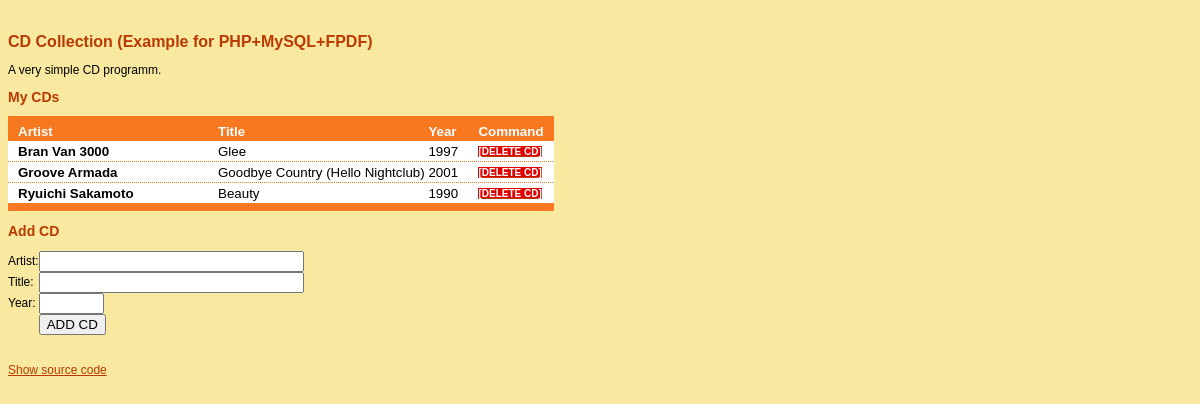
Screenshot of /xampp/cds.php with the database file from the repository.
### tables this page shows
CREATE TABLE IF NOT EXISTS `cds` (
  `titel` varchar(200) DEFAULT NULL,
  `interpret` varchar(200) DEFAULT NULL,
  `jahr` int(11) DEFAULT NULL,
  `id` bigint(20) unsigned NOT NULL AUTO_INCREMENT,
  PRIMARY KEY (`id`)
);

### xampp/lang/en.php (called while the page is built, shortened)
<?php
    $TEXT['global-xampp'] = "XAMPP for Windows";
    $TEXT['global-showcode']="Show source code";
    $TEXT['global-sourcecode']="Source code";
    $TEXT['navi-xampp'] = "XAMPP";
    $TEXT['navi-welcome'] = "Welcome";
    $TEXT['navi-status'] = "Status";
    $TEXT['navi-security'] = "Security";
    $TEXT['navi-doc'] = "Documentation";
    $TEXT['navi-components'] = "Components";
    $TEXT['navi-about'] = "About XAMPP";
    $TEXT['navi-demos'] = "Demos";
    $TEXT['navi-cdcol'] = "CD Collection";
    $TEXT['navi-bio'] = "Biorhythm";
    $TEXT['navi-guest'] = "Guest Book";
    $TEXT['navi-perlenv'] = "MiniPerl";
    $TEXT['navi-iart'] = "Instant Art";
    $TEXT['navi-iart2'] = "Flash Art";
    $TEXT['navi-phonebook'] = "Phone Book";
    $TEXT['navi-perlasp'] = "Perl:ASP";
    $TEXT['navi-pear'] = "Excel_Writer";
    $TEXT['navi-adodb'] = "ADOdb";
    $TEXT['navi-perl'] = "Perl";
    $TEXT['navi-python'] = "Python";
    $TEXT['navi-jsp'] = "Java";
    $TEXT['navi-phpswitch'] = "PHP Switch";
    $TEXT['navi-tools'] = "Tools";
    $TEXT['navi-phpmyadmin'] = "phpMyAdmin";
    $TEXT['navi-webalizer'] = "Webalizer";
    $TEXT['navi-mercury'] = "Mercury Mail";
    $TEXT['navi-filezilla'] = "FileZilla FTP";
    $TEXT['navi-jpgraph'] = "JpGraph";
    $TEXT['navi-specialguest'] = "Current Guest";
    $TEXT['navi-guest1'] = "FCKeditor";
    $TEXT['navi-languages'] = "Languages";
    $TEXT['navi-english'] = "English";
    $TEXT['navi-german'] = "Deutsch";
    $TEXT['navi-french'] = "Francais";
    $TEXT['navi-dutch'] = "Nederlands";
    $TEXT['navi-polish'] = "Polski";
    $TEXT['navi-slovenian'] = "Slovene";
    $TEXT['navi-italian'] = "Italiano";
    $TEXT['navi-norwegian'] = "Norsk";
    $TEXT['navi-spanish'] = "Espa&ntilde;ol";
    $TEXT['navi-chinese'] = "&#20013;&#25991;";
    $TEXT['navi-portuguese'] = "Portugu&ecirc;s";
    $TEXT['navi-portuguese-brasil'] = "Portugu&ecirc;s (Brasil)";
    $TEXT['navi-japanese'] = "&#26085;&#26412;&#35486;";
    $TEXT['status-head'] = "XAMPP Status";
    $TEXT['status-text1'] = "This page offers you one page to view all information about what's running and working, and what isn't working.";
    $TEXT['status-text2'] = "Some changes to the configuration may sometimes cause false negatives. All reports viewed with SSL (https://localhost) do not function!";
    $TEXT['status-mysql'] = "MySQL database";
    $TEXT['status-ssl'] = "HTTPS (SSL)";
    $TEXT['status-php'] = "PHP";
    $TEXT['status-perl'] = "Perl with mod_perl";
    $TEXT['status-asp'] = "Apache::ASP";
    $TEXT['status-cgi'] = "Common Gateway Interface (CGI)";
    $TEXT['status-ssi'] = "Server Side Includes (SSI)";
    $TEXT['status-ipv4'] = "IPv4";
    $TEXT['status-ipv6'] = "IPv6";
    $TEXT['status-python'] = "Python with mod_python";
?>

### xampp/cds.php (the view, shortened to what this page needs)
<!DOCTYPE HTML PUBLIC "-//W3C//DTD HTML 4.01 Transitional//EN"
    "http://www.w3.org/TR/html4/loose.dtd">
<html>
    <head>
        <link href="xampp.css" rel="stylesheet" type="text/css">
    </head>
    <body>
        <br><h1><?php echo $TEXT['cds-head-fpdf']; ?></h1>
        <p><?php echo $TEXT['cds-text1']; ?></p>
        <h2><?php echo $TEXT['cds-head1']; ?></h2>
        <table border="0" cellpadding="0" cellspacing="0">
            <tr bgcolor="#f87820">
                <td><img src="img/blank.gif" alt="" width="10" height="25"></td>
                <td class=tabhead><img src="img/blank.gif" alt="" width="200" height="6"><br><b><?php echo $TEXT['cds-attrib1']; ?></b></td>
                <td class=tabhead><img src="img/blank.gif" alt="" width="200" height="6"><br><b><?php echo $TEXT['cds-attrib2']; ?></b></td>
                <td class=tabhead><img src="img/blank.gif" alt="" width="50" height="6"><br><b><?php echo $TEXT['cds-attrib3']; ?></b></td>
                <td class=tabhead><img src="img/blank.gif" alt="" width="50" height="6"><br><b><?php echo $TEXT['cds-attrib4']; ?></b></td>
                <td><img src="img/blank.gif" alt="" width="10" height="25"></td>
            </tr>
            <?php
                $result = mysql_query("SELECT id,titel,interpret,jahr FROM cds ORDER BY interpret");
                $i = 0;
                while ($row = mysql_fetch_array($result)) {
                    if ($i > 0) {
                        echo "<tr valign='bottom'>";
                        echo "</tr>";
                    }
                    echo "<tr valign='middle'>";
                    echo "<td class='tabval'><img src='img/blank.gif' alt='' width='10' height='20'></td>";
                    echo "<td class='tabval'><b>".htmlspecialchars($row['interpret'])."</b>&nbsp;</td>";
                    echo "<td class='tabval'>".htmlspecialchars($row['titel'])."&nbsp;</td>";
                    echo "<td class='tabval'>".$row['jahr']."&nbsp;</td>";
                    echo "<td class='tabval'><a onclick=\"return confirm('".$TEXT['cds-sure']."');\" href='cds.php?action=del&amp;id=".$row['id']."'><span class='red'>[".$TEXT['cds-button1']."]</span></a></td>";
                    echo "<td class='tabval'></td>";
                    echo "</tr>";
                    $i++;
                }
                echo "<tr valign='bottom'>";
                echo "<td bgcolor='#fb7922' colspan='6'><img src='img/blank.gif' alt='' width='1' height='8'></td>";
                echo "</tr>";
            ?>
        </table>
        <h2><?php echo $TEXT['cds-head2']; ?></h2>
        <form action="<?php echo basename($_SERVER['PHP_SELF']); ?>" method="get">
            <table border="0" cellpadding="0" cellspacing="0">
                <tr><td><?php echo $TEXT['cds-attrib1']; ?>:</td><td><input type="text" size="30" name="interpret"></td></tr>
                <tr><td><?php echo $TEXT['cds-attrib2']; ?>:</td><td> <input type="text" size="30" name="titel"></td></tr>
                <tr><td><?php echo $TEXT['cds-attrib3']; ?>:</td><td> <input type=text size="5" name="jahr"></td></tr>
                <tr><td>&nbsp;</td><td><input type="submit" value="<?php echo $TEXT['cds-button2']; ?>"></td></tr>
            </table>
        </form>
        <?php include 'showcode.php'; ?>
    </body>
</html>

### xampp/xampp.css (style rules this page uses)
body { font-family: verdana,helvetica; color: #000000; background-color: #f8e8a0; font-size: 12px; }
h1 { font-family: verdana,helvetica; font-size: 16px; font-weight: bold; color: #bb3902; }
h2 { font-family: verdana,helvetica; font-size: 14px; font-weight: bold; color: #bb3902; }
td { font-family: verdana,helvetica; color: #000000; font-size: 12px; }
a { font-family: verdana,helvetica; font-size: 12px; }
.tabval { font-family: verdana,helvetica; color: #000000; background-color: #ffffff; font-weight: normal; font-size: 10pt; }
.tabhead { font-family: verdana,helvetica; color: #ffffff; font-weight: bold; font-size: 10pt; }
p { font-family: verdana,helvetica; color: #000000; font-size: 12px; }
a:link { color: #bb3902; font-weight:normal; text-decoration:underline; }
.red { font-family: verdana,helvetica; color: #ffffff; background-color: #df0000; font-weight: bold; font-size: 10px; }

### rows the page displays
cds: interpret "Bran Van 3000", titel "Glee", jahr "1997"
cds: interpret "Groove Armada", titel "Goodbye Country (Hello Nightclub)", jahr "2001"
cds: interpret "Ryuichi Sakamoto", titel "Beauty", jahr "1990"

### other values shown
$TEXT['cds-head-fpdf'] "CD Collection (Example for PHP+MySQL+FPDF)"
$TEXT['cds-text1'] "A very simple CD programm."
$TEXT['cds-head1'] "My CDs"
$TEXT['cds-attrib1'] "Artist"
$TEXT['cds-attrib2'] "Title"
$TEXT['cds-attrib3'] "Year"
$TEXT['cds-attrib4'] "Command"
$TEXT['cds-head2'] "Add CD"
$TEXT['global-showcode'] "Show source code"
